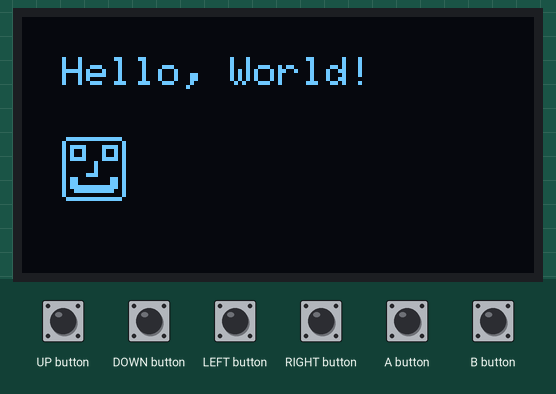
This sketch was run on a simulated Arduboy, built with avr-gcc and run on an emulated ATmega32U4. On the bench: 128×64 one-colour display. The test bench sets the inputs (shaded band).

Above: at 1.2 s.
1.3 s: A button pressed for 0.15 s
At 1.38 s:
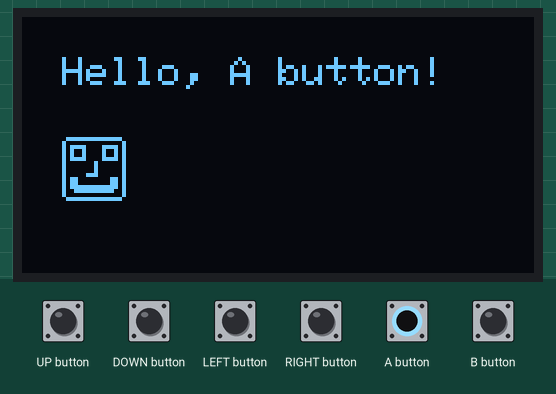
2.9 s: B button pressed for 0.15 s
At 2.98 s:
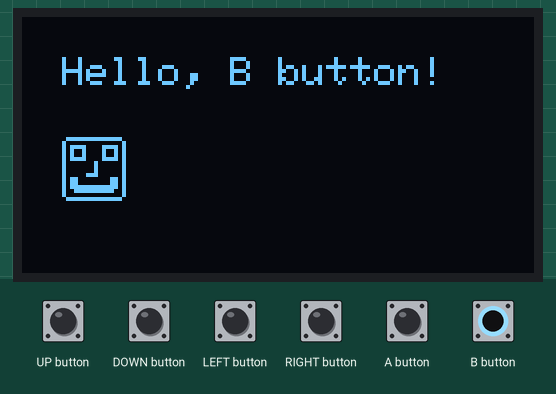
4.5 s: B button pressed for 1 s
Timing chart, 0 to 7.5 s (numbered marks = the images above; inputs shaded):
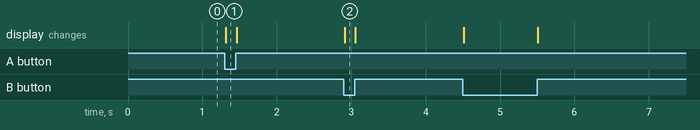

The sketch:

arduboy-hello-world.ino
```cpp
#include <Arduboy2.h>

#include "images.h"

Arduboy2 arduboy;

void setup()
{
	// put your setup code here, to run once:
	arduboy.begin();
}

void loop()
{
	// put your main code here, to run repeatedly:
	arduboy.clear();
	arduboy.setCursor(10, 10);

	if (arduboy.pressed(A_BUTTON) == true)
	{
		arduboy.print("Hello, A button!");
	}
	else if (arduboy.pressed(B_BUTTON) == true)
	{
		arduboy.print("Hello, B button!");
	}
	else
	{
		arduboy.print("Hello, World!");
	}

	arduboy.drawBitmap(10, 30, player, 16, 16, WHITE);

	arduboy.display();
}
```

images.h
```cpp
const unsigned char background[] PROGMEM = {
	0x84, 0x20, 0x9, 0x00, 0x24, 0x00, 0x10, 0x80,
};

const unsigned char player[] PROGMEM =
{
	0xfe, 0x1, 0x3d, 0x25, 0x25, 0x3d, 0x1, 0x1, 0xc1, 0x1, 0x3d, 0x25, 0x25, 0x3d, 0x1, 0xfe, 0x7f, 0x80, 0x9c, 0xbc, 0xb0, 0xb0, 0xb2, 0xb2, 0xb3, 0xb0, 0xb0, 0xb0, 0xbc, 0x9c, 0x80, 0x7f,
};
```

Measured:
- after the input at 1.3 s, the display: changes at once (image 1)
- after the input at 2.9 s, the display: changes at once (image 2)
